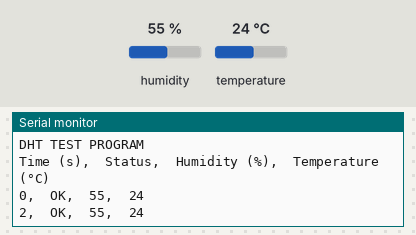
A sketch run on a simulated Arduino Uno, built with avr-gcc and run on an emulated ATmega328P. On the bench: the last lines printed to the serial monitor. The test bench sets the inputs (shaded band); at power-on: humidity 55 %, temperature 24 °C.

Above: at 2.8 s.
2.9 s: humidity set to 22 %
At 5.3 s:
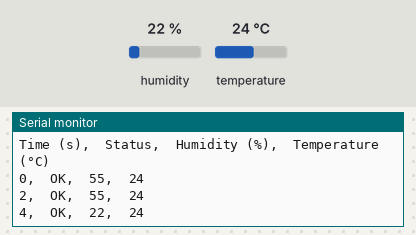
5.6 s: temperature set to 12 °C
At 6.7 s:
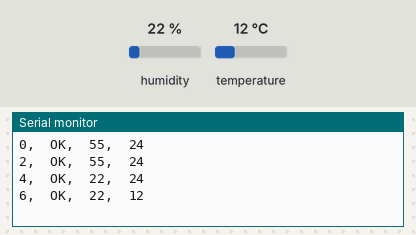
8.3 s: humidity set to 40 %
At 11.4 s:
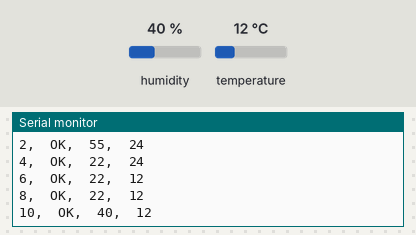
Timing chart, 0 to 12.9 s (numbered marks = the images above; inputs shaded):
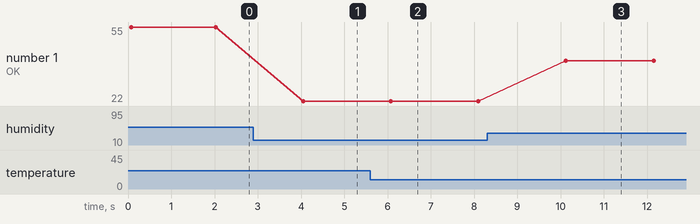

Measured:
- after the input at 2.9 s, the serial monitor: prints a new line after 1.2 s (image 1)
- after the input at 5.6 s, the serial monitor: prints a new line after 0.48 s (image 2)
- after the input at 8.3 s, the serial monitor: prints a new line after 1.8 s (image 3)
- plotted number 1: 55 → 22 after the input at 2.9 s, 22 → 40 after the input at 8.3 s

The sketch:

DHT-11G.ino
```cpp
#include <dht11.h>

dht11 DHT;
#define DHT11_PIN 5  // DHT-11 连接到 D5
unsigned long startTime;
unsigned long duration = 300 * 1000;  // 300秒（5分钟）

void setup() {
  Serial.begin(9600);
  Serial.println("DHT TEST PROGRAM");
  Serial.println("Time (s),\tStatus,\tHumidity (%),\tTemperature (°C)");

  startTime = millis();
}

void loop() {
  unsigned long currentTime = millis();
  if (currentTime - startTime > duration) {
    Serial.println("Data collection completed.");
    while (1); // 停止运行
  }

  int elapsedTime = (currentTime - startTime) / 1000; // 计算运行时间（秒）
  Serial.print(elapsedTime);
  Serial.print(",\t");

  int chk = DHT.read(DHT11_PIN);  // 读取 DHT-11 传感器数据
  switch (chk) {
    case DHTLIB_OK:
      Serial.print("OK,\t");
      break;
    case DHTLIB_ERROR_CHECKSUM:
      Serial.print("Checksum error,\t");
      break;
    case DHTLIB_ERROR_TIMEOUT:
      Serial.print("Timeout error,\t");
      break;
    default:
      Serial.print("Unknown error,\t");
      break;
  }

  // 显示湿度和温度数据
  Serial.print(DHT.humidity, 1);
  Serial.print(",\t");
  Serial.println(DHT.temperature, 1);

  delay(2000); // 每 2 秒采集一次
}
```
